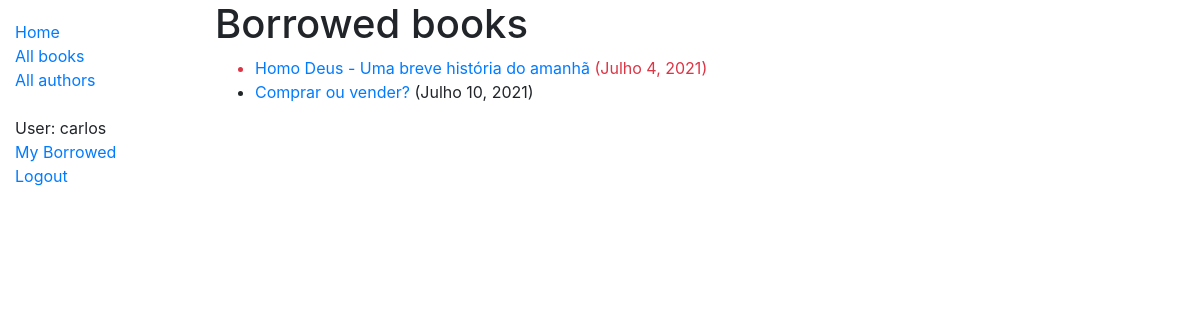
Before: /catalog/mybooks/ (signed in) with the older database file.
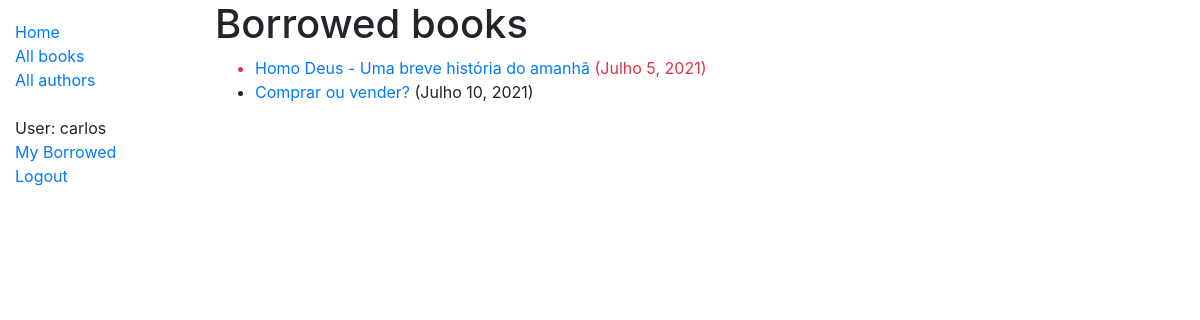
After: the same page with the newer database file.
### catalog/models.py (models this page shows, shortened)
class BookInstance(models.Model):
    id = models.UUIDField(primary_key=True, default=uuid.uuid4, help_text='Id única para este livro em toda a '
                                                                          'biblioteca')
    book = models.ForeignKey('Book', on_delete=models.RESTRICT, null=True)
    imprint = models.CharField(max_length=200)
    due_back = models.DateField(null=True, blank=True)
    borrower = models.ForeignKey(User, on_delete=models.SET_NULL, null=True, blank=True)
    @property
    def is_overdue(self):
        if self.due_back and date.today() > self.due_back:
            return True
        return False
    LOAN_STATUS = (
        ('m', 'Manutenção'),
        ('o', 'Emprestado'),
        ('a', 'Disponível'),
        ('r', 'Reservado'),
    )
    status = models.CharField(
        max_length=1,
        choices=LOAN_STATUS,
        blank=True,
        default='m',
        help_text='Disponibilidade de Livro',
    )
    class Meta:
        ordering = ['due_back']
        permissions = (("can_mark_returned", "marcar como devolvido"),)

class Book(models.Model):
    title = models.CharField(max_length=200)
    author = models.ForeignKey('Author', on_delete=models.SET_NULL, null=True)
    summary = models.TextField(max_length=1000, help_text='Digite uma breve descrição do livro')
    isbn = models.CharField('ISBN', max_length=13, help_text='13 Caracteres <a href="https://www.isbn-international'
                                                             '.org/content/what-isbn">Número ISBN</a>')
    genre = models.ManyToManyField(Genre, help_text='Selecione um genero para este livro')
    language = models.ForeignKey('Language', on_delete=models.SET_NULL, null=True)
    class Meta:
        ordering = ['title', 'author']
    def display_genre(self):
        """Cria uma string para o gênero. Requerido para aparecer em Admin"""
        return ', '.join([genre.name for genre in self.genre.all()[:3]])
    display_genre.short_description = 'Genre'

### catalog/views.py (the view)
# urls.py: path('mybooks/', views.LoanedBooksByUserListView.as_view(), name='my-borrowed'),
class LoanedBooksByUserListView(LoginRequiredMixin, generic.ListView):
    model = BookInstance
    template_name = 'catalog/bookinstance_list_borrowed_user.html'
    paginate_by = 10
    def get_queryset(self):
        return BookInstance.objects.filter(borrower=self.request.user).filter(status__exact='o').order_by('due_back')

### catalog/templates/catalog/bookinstance_list_borrowed_user.html (shortened to what this page needs)
{% extends "base_generic.html" %}
{% block content %}
    <h1>Borrowed books</h1>
    {% if bookinstance_list %}
    <ul>
      {% for bookinst in bookinstance_list %}
      <li class="{% if bookinst.is_overdue %}text-danger{% endif %}">
        <a href="{% url 'book-detail' bookinst.book.pk %}">{{bookinst.book.title}}</a> ({{ bookinst.due_back }})
      </li>
      {% endfor %}
    </ul>
    {% else %}
      <p>There are no books borrowed.</p>
    {% endif %}
{% endblock %}

Changed rows visible on the page:
changed BookInstance "Homo Deus - Uma breve história do amanhã": due_back "Julho 4, 2021" → "Julho 5, 2021"
